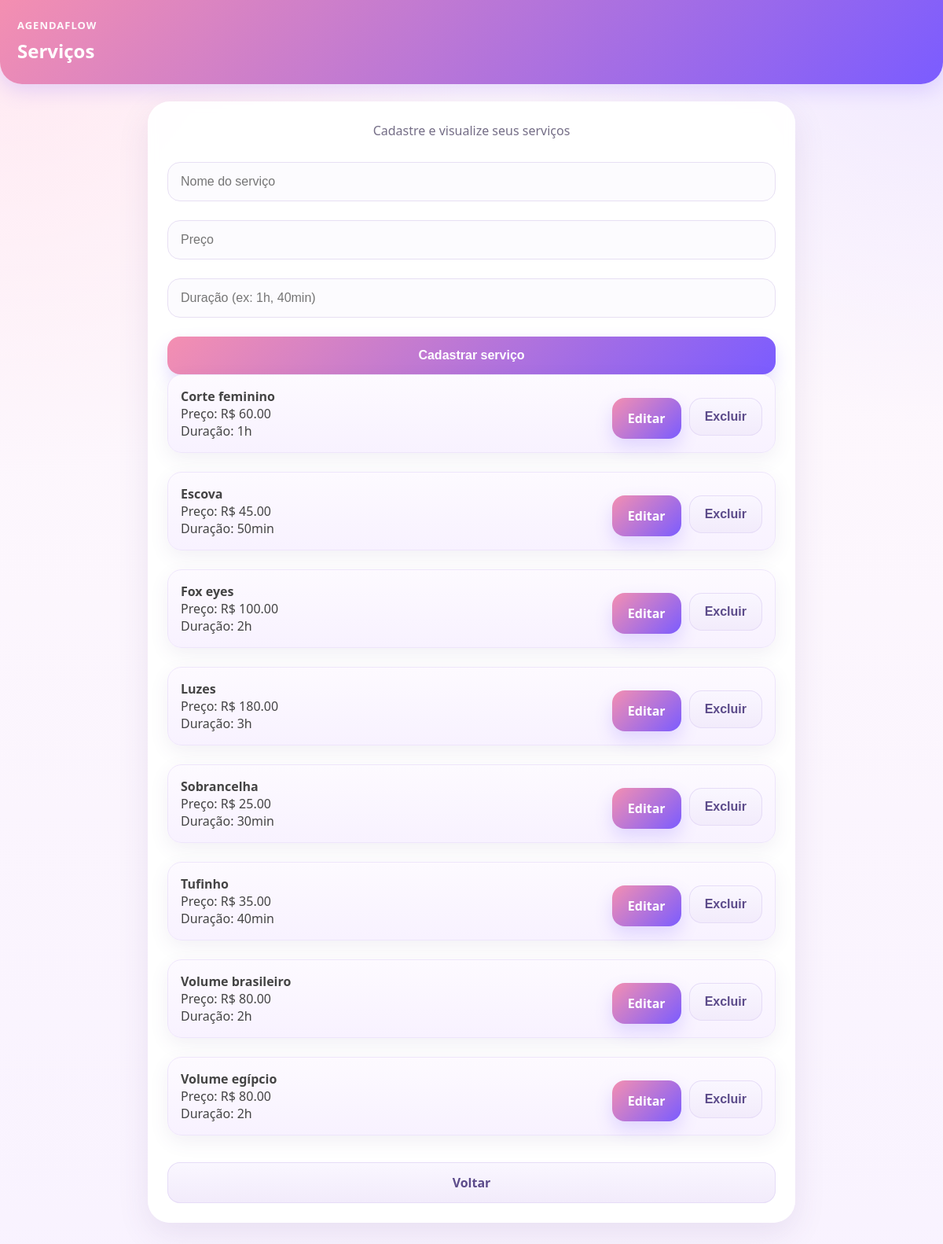
The page /servicos (signed in) on the database its author committed.
### tables this page shows
CREATE TABLE servicos (
    id INTEGER PRIMARY KEY AUTOINCREMENT,
    nome TEXT NOT NULL,
    preco REAL NOT NULL
, duracao TEXT DEFAULT '', usuario_id INTEGER);

### app.py (the view, shortened to what this page needs)
@app.route("/servicos", methods=["GET", "POST"])
def servicos():
    if not usuario_logado():
        return redirect(url_for("login"))
    usuario_id = usuario_id_logado()
    con = conectar()
    cur = con.cursor()
    lista = cur.execute("""
        SELECT *
        FROM servicos
        WHERE usuario_id = ?
        ORDER BY nome ASC
    """, (usuario_id,)).fetchall()
    con.close()
    return render_template("servicos.html", servicos=lista)

### app.py (called while the page is built)
def usuario_logado():
    return "usuario" in session and "usuario_id" in session

def usuario_id_logado():
    return session.get("usuario_id")

def conectar():
    con = sqlite3.connect(DB)
    con.row_factory = sqlite3.Row
    return con

def formatar_data_br(data_str):
    if not data_str:
        return ""
    try:
        return datetime.strptime(data_str[:10], "%Y-%m-%d").strftime("%d/%m/%Y")
    except ValueError:
        return data_str

def obter_usuario(cur, usuario_id):
    return cur.execute("""
        SELECT *
        FROM usuarios
        WHERE id = ?
        LIMIT 1
    """, (usuario_id,)).fetchone()

def usuario_tem_acesso(usuario_id):
    status = obter_status_plano_usuario(usuario_id)
    return status["plano_ativo"]

@app.before_request
def proteger_rotas_com_plano():
    endpoint = request.endpoint or ""
    publicos = {
        "login",
        "cadastro",
        "logout",
        "book_sem_usuario",
        "redirecionar_book_id",
        "agendar_publico_slug",
        "sucesso",
        "mercadopago_webhook",
        "assinatura_retorno"
    }
    liberados_sem_plano = {
        "dashboard",
        "configuracoes",
        "assinar",
        "assinatura_bloqueada",
        "logout",
        "verificar_novos"
    }
    if endpoint.startswith("static"):
        return None
    if endpoint in publicos:
        return None
    if not usuario_logado():
        return None
    if endpoint in liberados_sem_plano:
        return None
    if not usuario_tem_acesso(usuario_id_logado()):
        return redirect(url_for("assinatura_bloqueada"))

### templates/servicos.html (shortened to what this page needs)
<!DOCTYPE html>
<html lang="pt-BR">
<head>
    <link rel="stylesheet" href="{{ url_for('static', filename='style.css') }}">
</head>
<body>
    <div class="app-shell">
        <div class="topbar">
            <div>
                <span class="brand-mini">AgendaFlow</span>
                <h2 class="page-title">Serviços</h2>
            </div>
        </div>
        <div class="container grande">
            <div class="card">
                <p class="subtexto central">Cadastre e visualize seus serviços</p>
                <form method="POST">
                    <input type="text" name="nome" placeholder="Nome do serviço" required>
                    <input type="number" step="0.01" name="preco" placeholder="Preço" required>
                    <input type="text" name="duracao" placeholder="Duração (ex: 1h, 40min)">
                    <button type="submit" class="botao full">Cadastrar serviço</button>
                </form>
                <div class="lista-horarios">
                    {% for s in servicos %}
                        <div class="cliente-card">
                            <div style="display:flex; justify-content:space-between; align-items:center; gap:14px; flex-wrap:wrap;">
                                <div>
                                    <strong>{{ s["nome"] }}</strong><br>
                                    <span>Preço: R$ {{ "%.2f"|format(s["preco"]) }}</span><br>
                                    {% if s["duracao"] %}
                                        <span>Duração: {{ s["duracao"] }}</span>
                                    {% endif %}
                                </div>
                                <div style="display:flex; gap:10px; flex-wrap:wrap;">
                                    <a href="{{ url_for('editar_servico', id=s['id']) }}" class="botao">
                                        Editar
                                    </a>
                                    <form action="{{ url_for('excluir_servico', id=s['id']) }}" method="POST" style="margin:0;">
                                        <button
                                            type="submit"
                                            class="botao secundario"
                                            onclick="return confirm('Tem certeza que deseja excluir este serviço?')"
                                        >
                                            Excluir
                                        </button>
                                    </form>
                                </div>
                            </div>
                        </div>
                    {% else %}
                        <div class="cliente-card">
                            Nenhum serviço cadastrado ainda.
                        </div>
                    {% endfor %}
                </div>
                <a class="botao secundario full" href="/dashboard">Voltar</a>
            </div>
        </div>
    </div>
</body>
</html>

### static/style.css (style rules this page uses)
* { margin: 0; padding: 0; box-sizing: border-box; }
:root { --rose: #f48fb1; --rose-dark: #e06c95; --purple: #7b5cff; --purple-dark: #6246ea; --bg: #fff8fc; --bg-soft: #f7f1ff; --white: #ffffff; --text: #2f2a3a; --text-soft: #746d86; --border: #eee5fb; --green-bg: #edf9ef; --green-text: #2e7d32; --red-bg: #fff1f2; --red-text: #c62828; --shadow: 0 14px 40px rgba(88, 61, 132, 0.10); --shadow-soft: 0 8px 24px rgba(88, 61, 132, 0.08); }
body { font-family: "Segoe UI", Arial, sans-serif; background: radial-gradient(circle at top left, #ffe8f1 0%, transparent 28%), radial-gradient(circle at top right, #efe7ff 0%, transparent 25%), linear-gradient(180deg, #fff9fc 0%, #f8f2ff 100%); min-height: 100vh; color: var(--text); }
.app-shell { min-height: 100vh; padding-bottom: 110px; }
.topbar { width: 100%; padding: 20px 22px 26px; background: linear-gradient(135deg, var(--rose), var(--purple)); color: white; box-shadow: 0 8px 26px rgba(123, 92, 255, 0.20); border-bottom-left-radius: 28px; border-bottom-right-radius: 28px; }
.brand-mini { display: inline-block; font-size: 13px; font-weight: 700; letter-spacing: 1px; opacity: 0.95; text-transform: uppercase; }
.page-title { margin-top: 6px; font-size: 24px; font-weight: 700; }
.container { width: 100%; max-width: 440px; margin: 0 auto; padding: 22px 18px; }
.container.grande { max-width: 860px; }
.card { background: rgba(255, 255, 255, 0.94); backdrop-filter: blur(6px); border: 1px solid rgba(255, 255, 255, 0.7); border-radius: 28px; padding: 24px; box-shadow: var(--shadow); }
p { color: var(--text-soft); margin-bottom: 14px; font-size: 16px; line-height: 1.55; }
.subtexto { color: var(--text-soft); line-height: 1.6; }
.subtexto.central { text-align: center; }
.botao { display: inline-flex; align-items: center; justify-content: center; width: auto; margin-top: 12px; padding: 15px 20px; background: linear-gradient(135deg, var(--rose), var(--purple)); color: white; text-decoration: none; border-radius: 16px; border: none; cursor: pointer; font-weight: 700; font-size: 16px; text-align: center; box-shadow: 0 10px 22px rgba(123, 92, 255, 0.20); transition: transform 0.18s ease, box-shadow 0.18s ease, opacity 0.18s ease; }
.botao.secundario { background: linear-gradient(180deg, #faf7ff, #f2ebfb); color: #5c4b8a; box-shadow: inset 0 0 0 1px #e6dcf7; }
.botao.full { width: 100%; }
.lista-horarios { display: flex; flex-direction: column; gap: 12px; margin-bottom: 10px; }
input, select { width: 100%; padding: 15px 16px; border: 1px solid #e7dff3; border-radius: 16px; margin: 12px 0; font-size: 16px; outline: none; background: #fcfbfe; color: var(--text); transition: border-color 0.18s ease, box-shadow 0.18s ease; }
.cliente-card { background: linear-gradient(180deg, #fdfaff, #f8f2ff); border: 1px solid var(--border); border-radius: 18px; padding: 16px; text-align: left; margin-bottom: 12px; color: #444; font-size: 16px; box-shadow: var(--shadow-soft); }
body { padding-bottom:120px; }

### rows shown on the page
servicos: nome "Corte feminino", preco "60.00", duracao "1h"
servicos: nome "Escova", preco "45.00", duracao "50min"
servicos: nome "Fox eyes", preco "100.00", duracao "2h"
servicos: nome "Luzes", preco "180.00", duracao "3h"
servicos: nome "Sobrancelha", preco "25.00", duracao "30min"
servicos: nome "Tufinho", preco "35.00", duracao "40min"
servicos: nome "Volume brasileiro", preco "80.00", duracao "2h"
servicos: nome "Volume egípcio", preco "80.00", duracao "2h"
